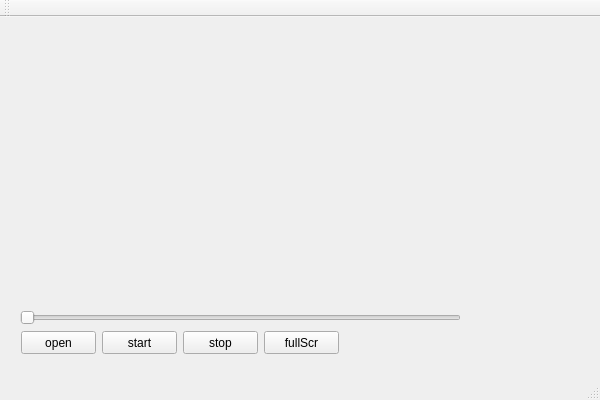
<?xml version="1.0" encoding="UTF-8"?>
<ui version="4.0">
 <class>MMPlayClass</class>
 <widget class="QMainWindow" name="MMPlayClass">
  <property name="geometry">
   <rect>
    <x>0</x>
    <y>0</y>
    <width>600</width>
    <height>400</height>
   </rect>
  </property>
  <property name="windowTitle">
   <string>MMPlay</string>
  </property>
  <widget class="QWidget" name="centralWidget">
   <widget class="QSlider" name="progressBar">
    <property name="geometry">
     <rect>
      <x>20</x>
      <y>290</y>
      <width>441</width>
      <height>22</height>
     </rect>
    </property>
    <property name="orientation">
     <enum>Qt::Horizontal</enum>
    </property>
   </widget>
   <widget class="QPushButton" name="openFileBtn">
    <property name="geometry">
     <rect>
      <x>21</x>
      <y>314</y>
      <width>75</width>
      <height>23</height>
     </rect>
    </property>
    <property name="text">
     <string>open</string>
    </property>
   </widget>
   <widget class="QPushButton" name="playBtn">
    <property name="geometry">
     <rect>
      <x>102</x>
      <y>314</y>
      <width>75</width>
      <height>23</height>
     </rect>
    </property>
    <property name="text">
     <string>start</string>
    </property>
   </widget>
   <widget class="QPushButton" name="stopBtn">
    <property name="geometry">
     <rect>
      <x>183</x>
      <y>314</y>
      <width>75</width>
      <height>23</height>
     </rect>
    </property>
    <property name="text">
     <string>stop</string>
    </property>
   </widget>
   <widget class="QPushButton" name="fullScrBtn">
    <property name="geometry">
     <rect>
      <x>264</x>
      <y>314</y>
      <width>75</width>
      <height>23</height>
     </rect>
    </property>
    <property name="text">
     <string>fullScr</string>
    </property>
   </widget>
  </widget>
  <widget class="QMenuBar" name="menuBar">
   <property name="geometry">
    <rect>
     <x>0</x>
     <y>0</y>
     <width>600</width>
     <height>23</height>
    </rect>
   </property>
  </widget>
  <widget class="QToolBar" name="mainToolBar">
   <attribute name="toolBarArea">
    <enum>TopToolBarArea</enum>
   </attribute>
   <attribute name="toolBarBreak">
    <bool>false</bool>
   </attribute>
  </widget>
  <widget class="QStatusBar" name="statusBar"/>
 </widget>
 <layoutdefault spacing="6" margin="11"/>
 <resources>
  <include location="MMPlay.qrc"/>
 </resources>
 <connections/>
</ui>
